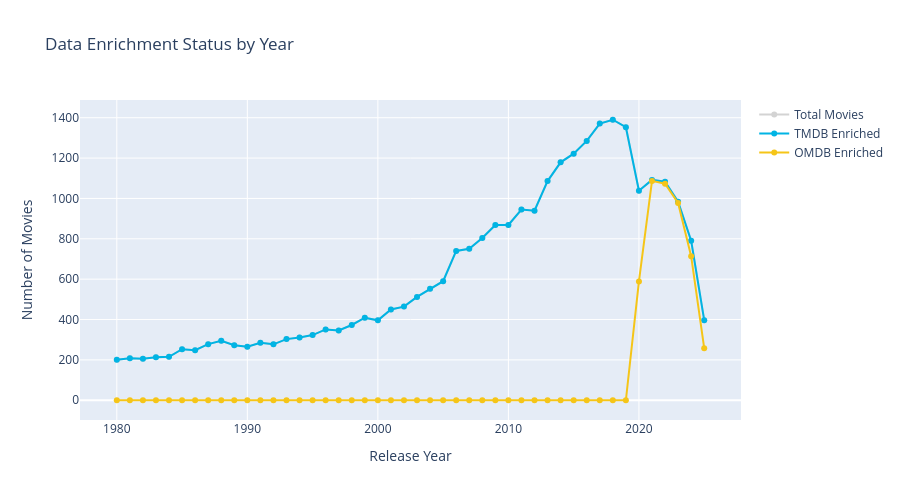

The notebook cell this image was saved under:
### Code cell
# Visualize enrichment status
if len(enrichment_df) > 0:
    # Filter to years with data (optional: adjust range as needed)
    plot_df = enrichment_df[enrichment_df['release_year'] >= 1980].copy()

    fig = go.Figure()

    # Add traces for each enrichment level
    fig.add_trace(go.Scatter(
        x=plot_df['release_year'],
        y=plot_df['total_movies'],
        name='Total Movies',
        mode='lines+markers',
        line=dict(width=2, color='lightgray'),
        marker=dict(size=6)
    ))

    fig.add_trace(go.Scatter(
        x=plot_df['release_year'],
        y=plot_df['enriched_tmdb'],
        name='TMDB Enriched',
        mode='lines+markers',
        line=dict(width=2, color='#01b4e4'),  # TMDB blue
        marker=dict(size=6)
    ))

    fig.add_trace(go.Scatter(
        x=plot_df['release_year'],
        y=plot_df['enriched_omdb'],
        name='OMDB Enriched',
        mode='lines+markers',
        line=dict(width=2, color='#f5c518'),  # IMDB yellow
        marker=dict(size=6)
    ))

    fig.update_layout(
        title='Data Enrichment Status by Year',
        xaxis_title='Release Year',
        yaxis_title='Number of Movies',
        hovermode='x unified',
        height=500
    )

    fig.show()
else:
    print("No data available for visualization.")

### Figure 1 — Plotly figure (JSON) as saved in the notebook; plotly's stock layout.template omitted (floating-point values rounded to 4 significant figures)
{"data": [{"line": {"color": "lightgray", "width": 2}, "marker": {"size": 6}, "mode": "lines+markers", "name": "Total Movies", "type": "scatter", "x": [2025, 2024, 2023, 2022, 2021, 2020, 2019, 2018, 2017, 2016, 2015, 2014, 2013, 2012, 2011, 2010, 2009, 2008, 2007, 2006, 2005, 2004, 2003, 2002, 2001, 2000, 1999, 1998, 1997, 1996, 1995, 1994, 1993, 1992, 1991, 1990, 1989, 1988, 1987, 1986, 1985, 1984, 1983, 1982, 1981, 1980], "y": [397, 791, 984, 1083, 1092, 1038, 1353, 1390, 1371, 1285, 1222, 1179, 1086, 939, 945, 869, 868, 804, 751, 740, 590, 553, 512, 464, 450, 396, 409, 373, 346, 351, 323, 311, 303, 277, 285, 265, 273, 295, 278, 248, 253, 215, 213, 206, 208, 201]}, {"line": {"color": "#01b4e4", "width": 2}, "marker": {"size": 6}, "mode": "lines+markers", "name": "TMDB Enriched", "type": "scatter", "x": [2025, 2024, 2023, 2022, 2021, 2020, 2019, 2018, 2017, 2016, 2015, 2014, 2013, 2012, 2011, 2010, 2009, 2008, 2007, 2006, 2005, 2004, 2003, 2002, 2001, 2000, 1999, 1998, 1997, 1996, 1995, 1994, 1993, 1992, 1991, 1990, 1989, 1988, 1987, 1986, 1985, 1984, 1983, 1982, 1981, 1980], "y": [397, 791, 984, 1083, 1092, 1038, 1353, 1390, 1371, 1285, 1222, 1179, 1086, 939, 945, 869, 868, 804, 751, 740, 590, 553, 512, 464, 450, 396, 409, 373, 346, 351, 323, 311, 303, 277, 285, 265, 273, 295, 278, 248, 253, 215, 213, 206, 208, 201]}, {"line": {"color": "#f5c518", "width": 2}, "marker": {"size": 6}, "mode": "lines+markers", "name": "OMDB Enriched", "type": "scatter", "x": [2025, 2024, 2023, 2022, 2021, 2020, 2019, 2018, 2017, 2016, 2015, 2014, 2013, 2012, 2011, 2010, 2009, 2008, 2007, 2006, 2005, 2004, 2003, 2002, 2001, 2000, 1999, 1998, 1997, 1996, 1995, 1994, 1993, 1992, 1991, 1990, 1989, 1988, 1987, 1986, 1985, 1984, 1983, 1982, 1981, 1980], "y": [258, 714, 978, 1073, 1087, 589, 0, 0, 0, 0, 0, 0, 0, 0, 0, 0, 0, 0, 0, 0, 0, 0, 0, 0, 0, 0, 0, 0, 0, 0, 0, 0, 0, 0, 0, 0, 0, 0, 0, 0, 0, 0, 0, 0, 0, 0]}], "layout": {"height": 500, "hovermode": "x unified", "title": {"text": "Data Enrichment Status by Year"}, "xaxis": {"title": {"text": "Release Year"}}, "yaxis": {"title": {"text": "Number of Movies"}}}}
